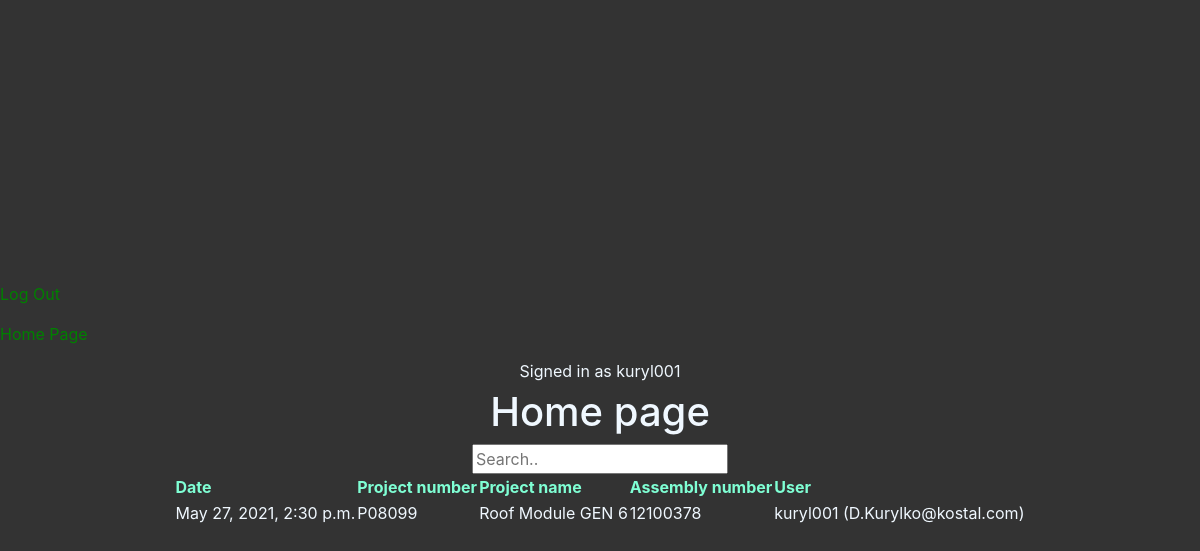
The page / (signed in) on the database as committed earlier.
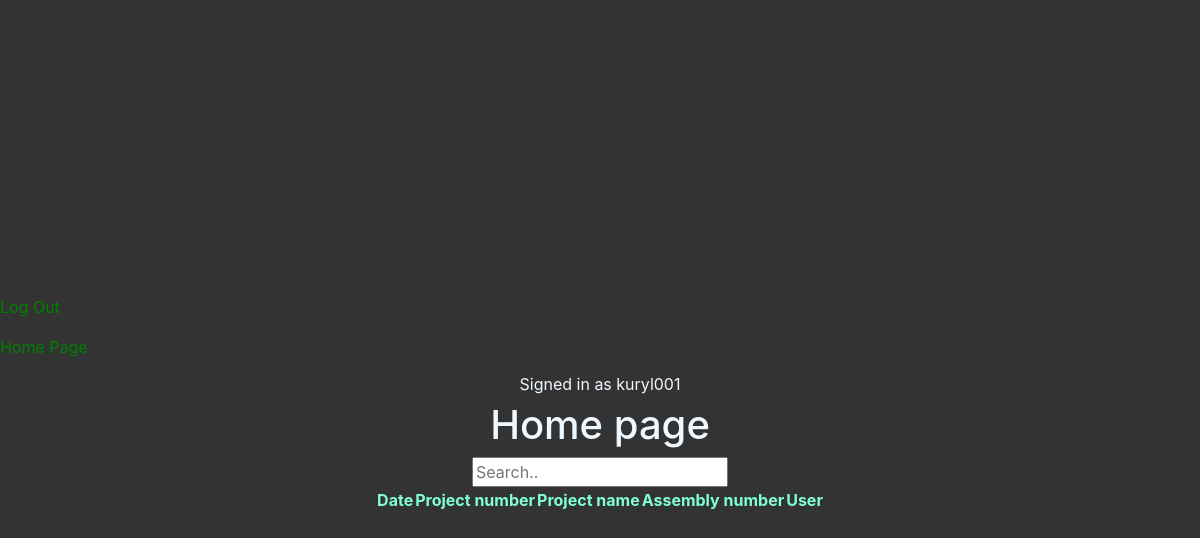
The same page on the database as committed later.
### force/models.py (models this page shows, shortened)
class Project(models.Model):
    datetime = models.DateTimeField(auto_now_add=True)
    project_number = models.CharField(max_length=6, primary_key=True)
    project_name = models.CharField(max_length=255)
    assembly_number = models.CharField(max_length=8)
    user = models.ForeignKey(User, on_delete=models.CASCADE, related_name="user_projects")

class User(AbstractUser):
    pass

### force/views.py (the view)
# urls.py: path('', views.index, name="index"),
def index(request):
    if request.method == "GET":
        projects = Project.objects.all()
        projects = projects.order_by("-datetime")[0:10]
        return render(request, 'force/index.html', {
            'projects': projects,
        })

### force/templates/force/index.html (shortened to what this page needs)
{% extends "force/layout.html" %}
{% load static %}
{% block body %}
    <h1>Home page</h1>
    <input type="text" id="myQuery" placeholder="Search..">
    <table id="homeTable">
        <tr class="header">
            <th>Date</th>
            <th>Project number</th>
            <th>Project name</th>
            <th>Assembly number</th>
            <th>User</th>
        </tr>
        {% for project in projects %}
            <tr class="table_content">
                <td>{{ project.datetime }}</td>
                <td>{{ project.project_number }}</td>
                <td>{{ project.project_name }}</td>
                <td>{{ project.assembly_number }}</td>
                <td>{{ project.user }} ({{ project.user.email }})</td>
            </tr>
        {% endfor %}
    </table>
{% endblock %}

Rows that differ between the two databases and show on the page:
removed Project: datetime "May 27, 2021, 2:30 p.m.", project_number "P08099", project_name "Roof Module GEN 6", assembly_number "12100378", user "kuryl001", user.email "D.Kurylko@kostal.com"
